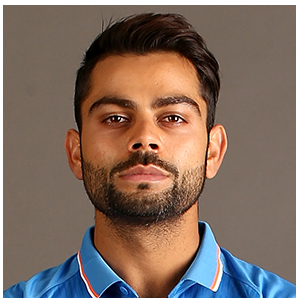
#> input picture model/testimages/test.png, 300 x 300 px
$ jupyter execute 'sports_person_classifier_model 2.ipynb'   (shell and % lines are left out)
#> lines starting #> are read from the running program, lines starting #| are printed output that depends on the picture; after the words box and inside, x2 and y2 are one past the last pixel; in counts of white or black regions, pixels touching at a corner belong together
[cell 1]
import numpy as np
import cv2
import matplotlib
from matplotlib import pyplot as plt
import IPython

[cell 2]
img = cv2.imread('./testimages/test.png')
#> img is the input picture: shape (300, 300, 3); mean B, G, R 97.1, 108.5, 129.1
img.shape
#> Out = (300, 300, 3)

[cell 3]
plt.imshow(img)
#> (this line was passed over: IPython is not available in this run)

[cell 4]
gray = cv2.cvtColor(img, cv2.COLOR_BGR2GRAY)
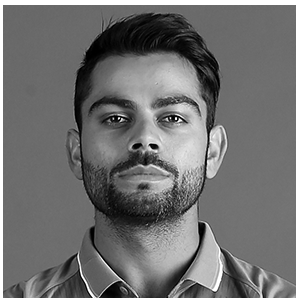
#> gray: shape (300, 300); min 0, max 255, mean 113.3
gray.shape
#> Out = (300, 300)

[cell 5]
plt.imshow(gray, cmap='gray')
#> (this line was passed over: IPython is not available in this run)

[cell 6]
face_cascade = cv2.CascadeClassifier('./opencv/haarcascades/haarcascade_frontalface_default.xml')
eye_cascade = cv2.CascadeClassifier('./opencv/haarcascades/haarcascade_eye.xml')

faces = face_cascade.detectMultiScale(gray, 1.3, 5)
#> faces = [[60, 52, 168, 168]]
faces
#> Out = [[60, 52, 168, 168]]

[cell 7]
(x,y,w,h) = faces[0]
#> x = 60; y = 52; w = 168; h = 168
x,y,w,h
#> Out = (60, 52, 168, 168)

[cell 8]
face_img = cv2.rectangle(img,(x,y),(x+w,y+h),(255,0,0),2)
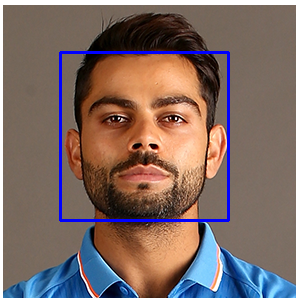
#> face_img: shape (300, 300, 3); mean B, G, R 101.1, 106.6, 126.7

plt.imshow(face_img)
#> (this line was passed over: IPython is not available in this run)

[cell 9]
cv2.destroyAllWindows()
for (x,y,w,h) in faces:
    face_img = cv2.rectangle(img,(x,y),(x+w,y+h),(255,0,0),2)
    roi_gray = gray[y:y+h, x:x+w]
    roi_color = face_img[y:y+h, x:x+w]
    eyes = eye_cascade.detectMultiScale(roi_gray)
    for (ex,ey,ew,eh) in eyes:
        cv2.rectangle(roi_color,(ex,ey),(ex+ew,ey+eh),(0,255,0),2)
#> this loop made 1 pass
#> (x, y, w, h, eyes) on pass 1: (60, 52, 168, 168, [[91, 48, 38, 38], [32, 46, 42, 42]])
#> pass 1, `roi_gray = gray[y:y+h, x:x+w]`:
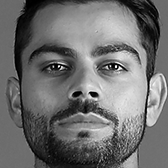
#> roi_gray: shape (168, 168); min 0, max 255, mean 110.4
#> pass 1, `roi_color = face_img[y:y+h, x:x+w]`:
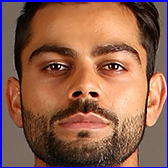
#> roi_color: shape (168, 168, 3); mean B, G, R 78.8, 96.6, 142.5
#> after the loop:
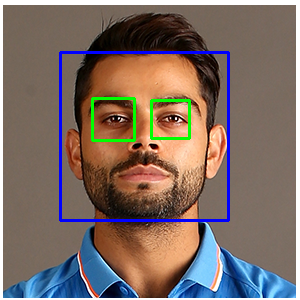
#> img: shape (300, 300, 3); 1.06% of pixels changed, all inside (x1, y1, x2, y2) = (91, 97, 191, 142)
#> after the loop:
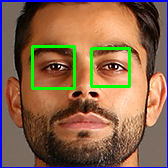
#> roi_color: shape (168, 168, 3); 3.37% of pixels changed, all inside (x1, y1, x2, y2) = (31, 45, 131, 90)


plt.figure()
#> (this line was passed over: IPython is not available in this run)
plt.imshow(face_img, cmap='gray')
#> (this line was passed over: IPython is not available in this run)
plt.show()

[cell 10]

plt.imshow(gray, cmap='gray')
#> (this line was passed over: IPython is not available in this run)

[cell 11]
cropped_img = np.array(roi_color)
cropped_img.shape
#> Out = (168, 168, 3)

[cell 12]
import numpy as np
import pywt
import cv2

def w2d(img, mode='haar', level=1):
#> called with mode = 'db1', level = 5
    imArray = img
    #Datatype conversions
    #convert to grayscale
    imArray = cv2.cvtColor( imArray,cv2.COLOR_RGB2GRAY )
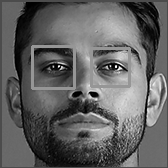
#> imArray: shape (168, 168); min 0, max 255, mean 97.9
    #convert to float
    imArray =  np.float32(imArray)
    imArray /= 255;
    # compute coefficients
    coeffs=pywt.wavedec2(imArray, mode, level=level)
#> coeffs = 6 items

    #Process Coefficients
    coeffs_H=list(coeffs)
#> coeffs_H = 6 items
    coeffs_H[0] *= 0;

    # reconstruction
    imArray_H=pywt.waverec2(coeffs_H, mode);
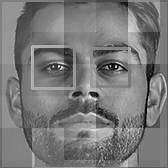
#> imArray_H: shape (168, 168) float32; min -0.596, max 0.653, mean 0; drawn with min black and max white
    imArray_H *= 255;
    imArray_H =  np.uint8(imArray_H)
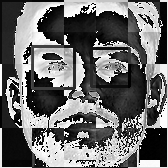
#> imArray_H: shape (168, 168); min 0, max 255, mean 108.4

    return imArray_H

[cell 13]
im_har = w2d(cropped_img,'db1',5)
plt.imshow(im_har, cmap='gray')
#> (this line was passed over: IPython is not available in this run)

$ run again, with model/testimages/2.png copied over model/testimages/test.png
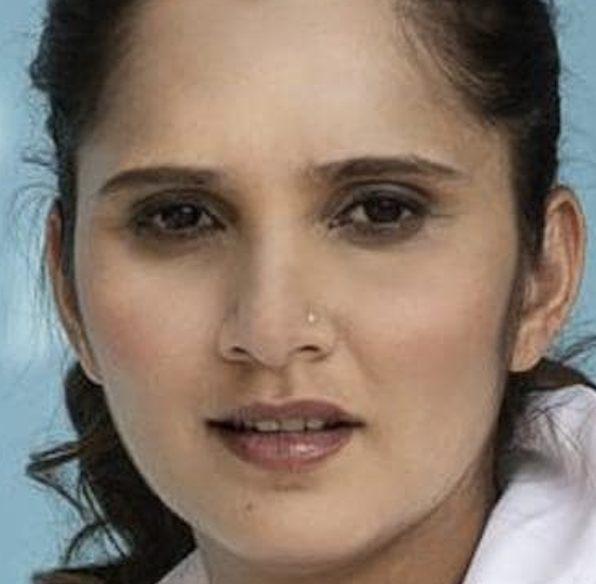
#> input picture model/testimages/2.png, 596 x 584 px
#> img is the input picture: shape (584, 596, 3); mean B, G, R 107.4, 120.3, 136.3
#> faces = [[48, 41, 482, 482]]
#> `(x,y,w,h) = faces[0]`: x = 48; y = 41; w = 482
#> `x,y,w,h`: Out = (48, 41, 482, 482)
#> the loop `for (x,y,w,h) in faces:` made 1 pass
#> after the loop `for (x,y,w,h) in faces:`:
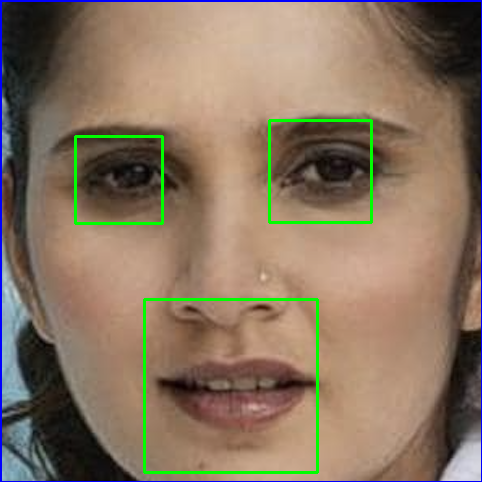
#> roi_color: shape (482, 482, 3); mean B, G, R 97.4, 117, 136.3
#> coeffs = 6 items
#> in w2d, `imArray_H =  np.uint8(imArray_H)`:
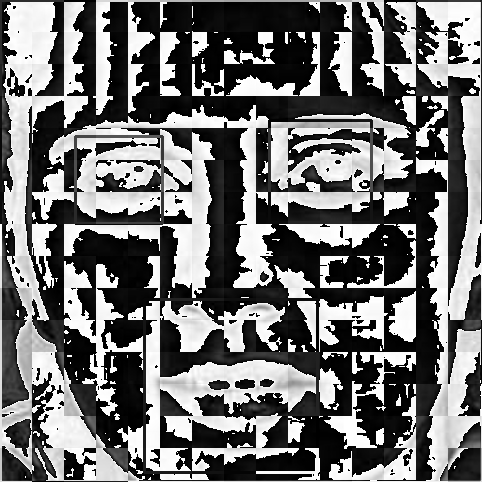
#> imArray_H: shape (482, 482); min 0, max 255, mean 112.8

$ run again, with model/testimages/3.png copied over model/testimages/test.png
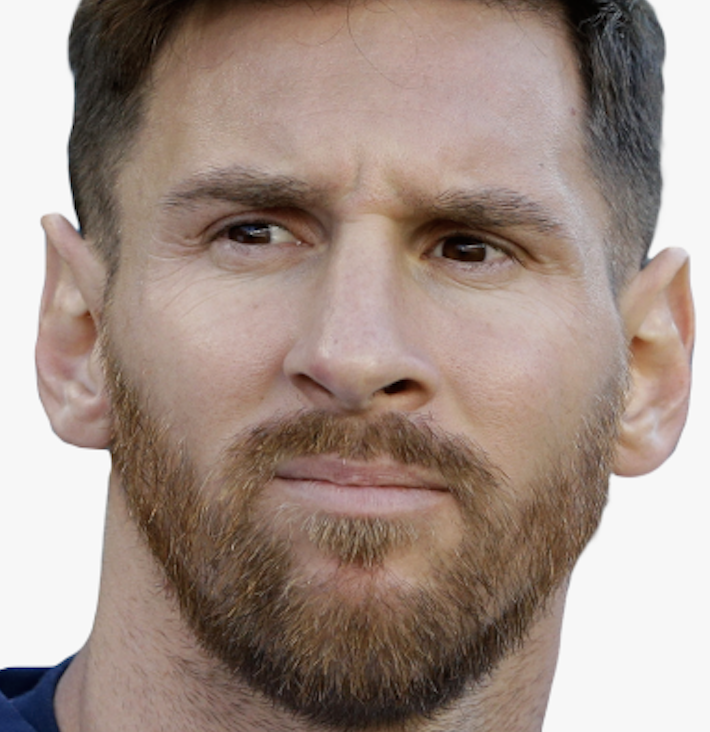
#> input picture model/testimages/3.png, 710 x 732 px
#> img is the input picture: shape (732, 710, 3); mean B, G, R 134.1, 143.4, 161.6
#> faces = [[82, 27, 550, 550]]
#> `(x,y,w,h) = faces[0]`: x = 82; y = 27; w = 550
#> `x,y,w,h`: Out = (82, 27, 550, 550)
#> the loop `for (x,y,w,h) in faces:` made 1 pass
#> (x, y, w, h, eyes) on pass 1: (82, 27, 550, 550, [[87, 122, 158, 158], [304, 138, 152, 152]])
#> after the loop `for (x,y,w,h) in faces:`:
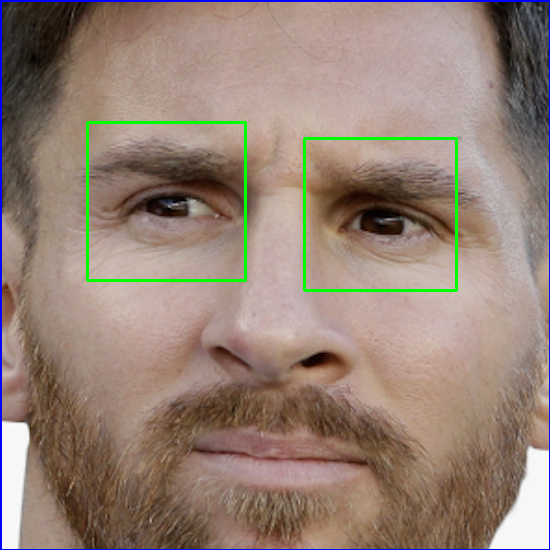
#> roi_color: shape (550, 550, 3); mean B, G, R 118, 130, 149.7
#> coeffs = 6 items
#> in w2d, `imArray_H =  np.uint8(imArray_H)`:
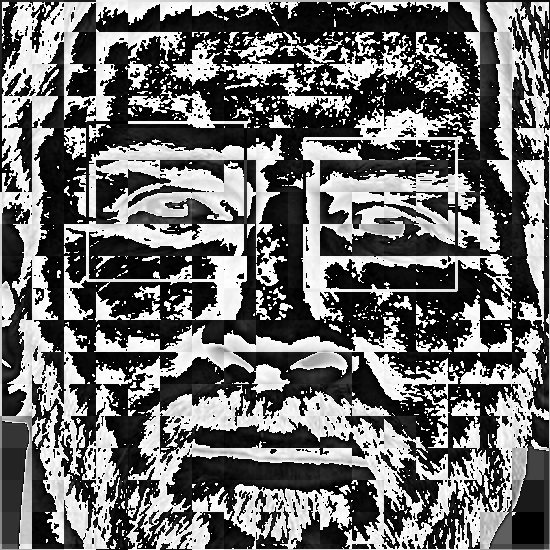
#> imArray_H: shape (550, 550); min 0, max 255, mean 108.3
